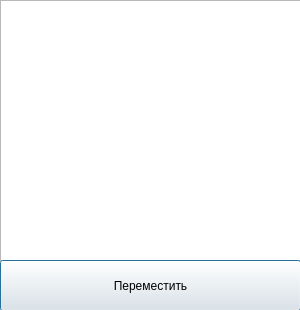
<?xml version="1.0" encoding="UTF-8"?>
<ui version="4.0">
 <class>ObjectChange</class>
 <widget class="QDialog" name="ObjectChange">
  <property name="geometry">
   <rect>
    <x>0</x>
    <y>0</y>
    <width>300</width>
    <height>310</height>
   </rect>
  </property>
  <property name="windowTitle">
   <string>Dialog</string>
  </property>
  <widget class="QListWidget" name="listWidget">
   <property name="geometry">
    <rect>
     <x>0</x>
     <y>0</y>
     <width>301</width>
     <height>261</height>
    </rect>
   </property>
  </widget>
  <widget class="QPushButton" name="pushButton">
   <property name="geometry">
    <rect>
     <x>0</x>
     <y>260</y>
     <width>301</width>
     <height>51</height>
    </rect>
   </property>
   <property name="text">
    <string>Переместить</string>
   </property>
  </widget>
 </widget>
 <resources/>
 <connections/>
</ui>
